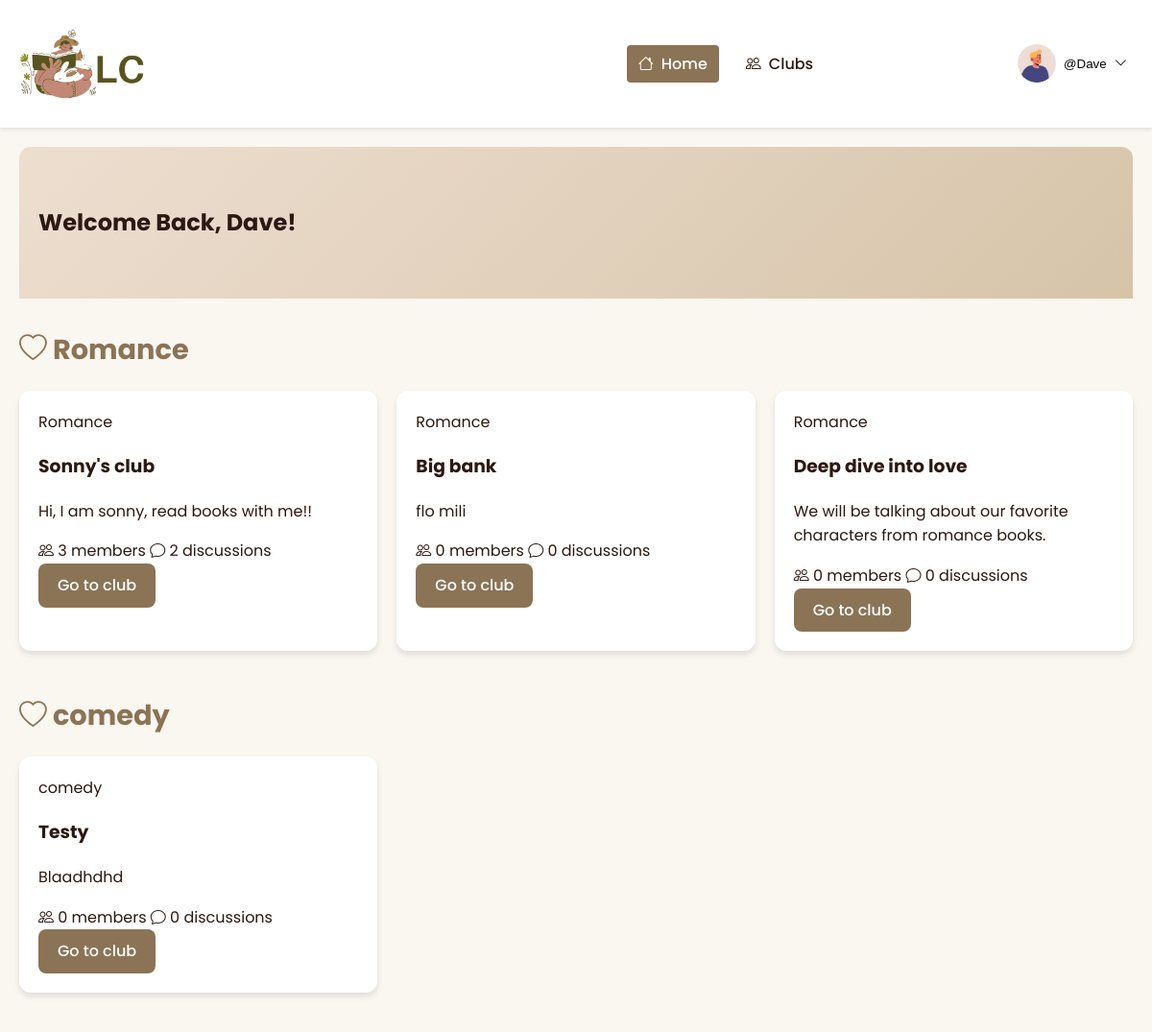
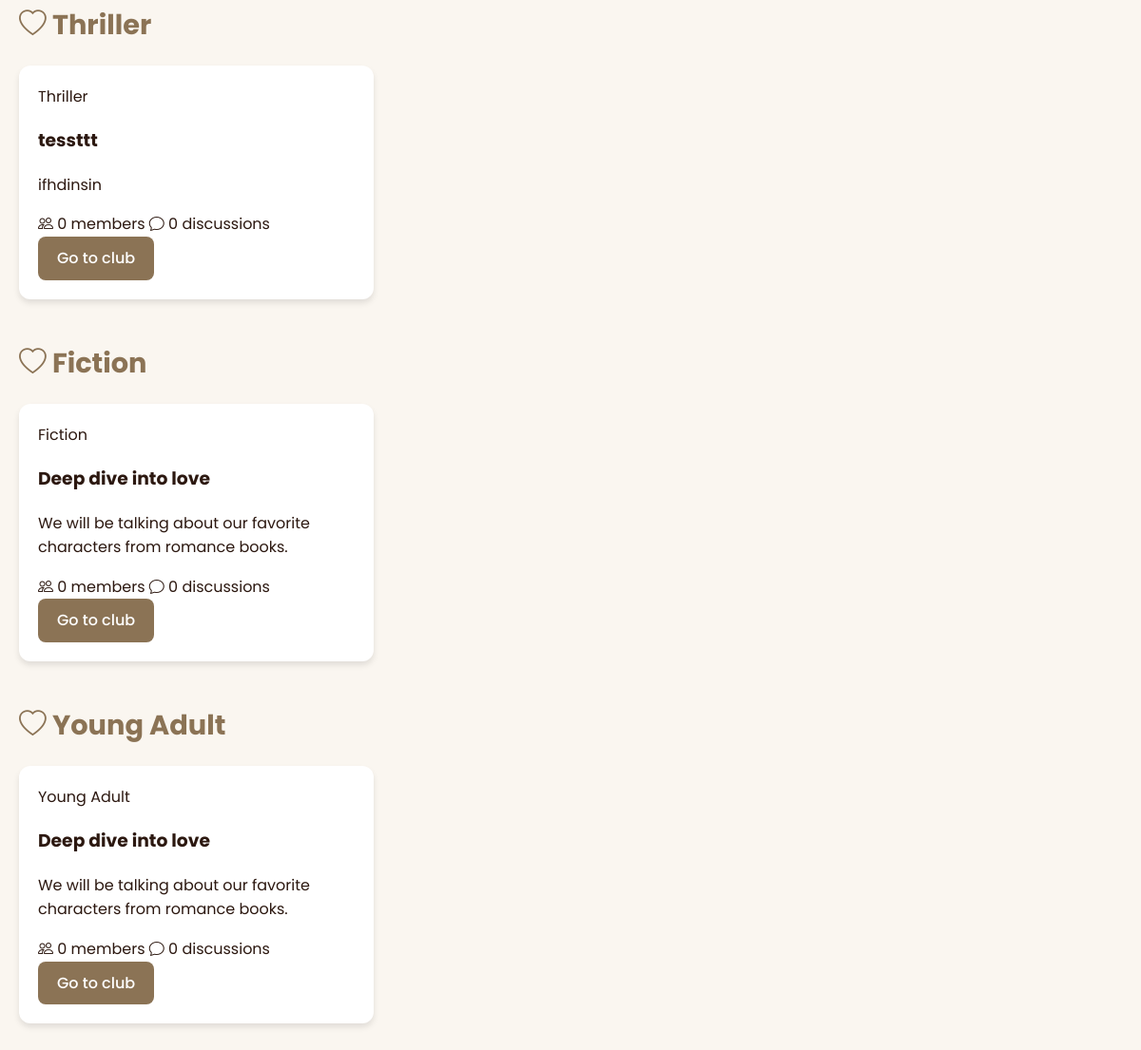
The page / (signed in) on the database its author committed (2 pictures, top to bottom).
### discussion/models.py (models this page shows, shortened)
class Profile(models.Model):
    user = models.OneToOneField(User, null=True, on_delete=models.CASCADE)
    bio = models.TextField()
    selected_themes = models.ManyToManyField(Theme)
    books_per_year = models.CharField(max_length=20, choices=[
        ('0-5', '0-5'),
        ('5-10', '5-10'),
        ('10-20', '10-20'),
        ('20+', '20+'),
    ],
    null=True,
    blank=True,
    )
    profile_pic = (models.ImageField(null=True, blank=True, upload_to="static/profile" ))
    goodreads_url = models.CharField(max_length=55, null=True, blank=True)

class User(AbstractUser):
    fname = models.CharField(max_length=200, null=True)
    lname = models.CharField(max_length=200, null=True)
    email = models.EmailField(unique=True, null=False)  # Ensures email is required
    USERNAME_FIELD = 'username'
    REQUIRED_FIELDS = []

class Theme(models.Model):
    name = models.CharField(max_length=100, unique=True)

class Club(models.Model):
    moderator = models.ForeignKey(
        User, on_delete=models.SET_NULL, null=True, blank=True, related_name="moderated_clubs"
    )
    name = models.CharField(max_length=100)
    description = models.TextField()
    members = models.ManyToManyField(User, related_name="joined_clubs", blank=True)
    created_at = models.DateTimeField(auto_now_add=True)
    theme = models.ManyToManyField(Theme, related_name="club_theme")
    recommendation = models.ManyToManyField(BookRecommendation, related_name="club_rec", blank=True)
    likes = models.ManyToManyField(User, related_name="post_likes", blank=True)
    dislikes = models.ManyToManyField(User, related_name="post_dislikes", blank=True)

### discussion/views.py (the view)
# urls.py: path('', views.home, name='home'),
def home(request):
    themes = Theme.objects.all()
    clubs_by_theme = {}
    for theme in themes:
        clubs = Club.objects.filter(theme=theme)
        if clubs.exists():  # Only include themes with at least one club
            clubs_by_theme[theme] = clubs
    return render(request, 'home.html', {'clubs_by_theme': clubs_by_theme})

### discussion/templates/home.html
{% extends 'base.html' %}
{% block content %}
<div class="container">
    <section class="theme-section">
        <div class="gradient-header">
            <h1>Welcome Back, {{ user.fname|capfirst }}!</h1>
        </div>
        {% for theme, clubs in clubs_by_theme.items %}
            {% if clubs %}
                <h2><i class="bi bi-heart"></i> {{ theme.name }}</h2>
                <div class="grid">
                    {% for club in clubs %}
                    <div class="card club-card">
                        <div class="club-card-header">
                            <span class="club-theme">{{ theme.name }}</span>
                        </div>
                        <h3>{{ club.name }}</h3>
                        <p>{{ club.description }}</p>
                        <div class="club-card-footer">
                            <div class="club-stats">
                                <span><i class="bi bi-people"></i> {{ club.members.count }} members</span>
                                <span><i class="bi bi-chat"></i> {{ club.posts.count }} discussions</span>
                            </div>
                        </div>
                        <a href="{% url 'club_detail' club.id %}" class="btn">Go to club</a>
                    </div>
                    {% endfor %}
                </div>
            {% endif %}
        {% empty %}
            <p>No clubs found under any theme.</p>
        {% endfor %}
    </section>
</div>
{% endblock %}

### templates/navbar.html (shortened to what this page needs)
<nav class="header-navbar">
    <div class="container">
        <div class="logo">
            <a href="{% url 'home' %}" class="logo">
                {% load static %}
            <img src="{% static 'discussion\logo.png' %}" alt="">
            </a>
        </div>
        <div class="navbar-menu" id="navbarMenu">
            <li><a href="{% url 'home' %}" class="active"><i class="bi bi-house"></i>Home</a></li>
            <li><a href="{% url 'club_list' %}"><i class="bi bi-people"></i>Clubs</a></li>
        </div>
        {% if user.is_authenticated %}
        <div class="user-menu">
            <button class="user-menu-toggle">
            {% with profile=user.profile %}
            {% if profile.profile_pic %}
            <img src="{{ profile.profile_pic.url }}" alt="User Avatar" class="user-avatar">
            {% else %}
            <img alt="placeholder" id="profile-image">
            {% endif %}
            {% endwith %}
                <span>@{{ user.username|capfirst }}</span>
                <i class="bi bi-chevron-down"></i>
            </button>
            {% else %}
            <div class="navbar-menu" id="navbarMenu">
                <li><a href="{% url 'register' %}"><i class="bi bi-person-plus"></i>Register</a></li>
                <li><a href="{% url 'login' %}"><i class="bi bi-box-arrow-in-right"></i>Login</a></li>
            </div>
            {% endif %}
        </div>
    </div>
</nav>

### static/discussion/css/templates.css (style rules this page uses)
:root { --primary-color: #EEDED0; --primary-dark: #D6C4A9; --secondary-color: #F7E7CE; --accent-color-1: #B6A48E; --accent-color-2: #8B7355; --accent-color-3: #C17817; --text-color: #2C1810; --text-light: #5C4033; --background-color: #FAF6F0; --white: #FFFFFF; --error-color: #E85D75; --success-color: #4CAF50; --gradient-start: #EEDED0; --gradient-end: #D6C4A9; }
body { font-family: 'Poppins', sans-serif; background-color: var(--background-color); color: var(--text-color); line-height: 1.6; margin: 0; padding: 0; }
.container { max-width: 1200px; margin: 0 auto; padding: 20px; }
.btn { display: inline-flex; align-items: center; gap: 8px; padding: 10px 20px; background-color: var(--accent-color-2); color: var(--white); text-decoration: none; border-radius: 8px; border: none; cursor: pointer; transition: all 0.3s ease; font-weight: 500; }
.card { background-color: var(--white); border-radius: 12px; box-shadow: 0 4px 6px rgba(0, 0, 0, 0.1); padding: 20px; margin-bottom: 20px; transition: transform 0.3s ease; }
.gradient-header { background: linear-gradient(135deg, var(--gradient-start), var(--gradient-end)); padding: 40px 20px; border-radius: 12px 12px 0 0; margin-bottom: 30px; }
.grid { display: grid; grid-template-columns: repeat(auto-fill, minmax(280px, 1fr)); gap: 20px; }
.theme-section { margin-bottom: 40px; }
.theme-section h2 { color: var(--accent-color-2); margin-bottom: 20px; font-size: 1.8em; }
.navbar-menu { display: flex; gap: 1rem; align-items: center; }
.navbar-menu li { list-style-type: none; }
.navbar-menu a { color: var(--text-color); text-decoration: none; font-weight: 500; padding: 0.5rem 0.75rem; border-radius: 4px; transition: all 0.3s ease; }
.navbar-menu a.active { background-color: var(--accent-color-2); color: var(--white); }
.navbar-menu i { margin-right: 0.5rem; }
.logo { display: flex; align-items: center; gap: 12px; text-decoration: none; color: var(--accent-color-2); font-weight: 700; font-size: 20px; }
.user-avatar { width: 40px; height: 40px; border-radius: 50%; object-fit: cover; }
.navbar-menu { display: flex; gap: 1rem; align-items: center; margin: 0; padding: 0; }
.navbar-menu > li { list-style-type: none; }
.header-navbar { background-color: var(--white); box-shadow: 0 2px 4px rgba(0,0,0,0.1); padding: 10px 0; position: sticky; top: 0; z-index: 1000; }
.header-navbar .container { display: flex; justify-content: space-between; align-items: center; }
.header-navbar .logo { font-size: 1.5em; font-weight: 600; color: var(--accent-color-2); text-decoration: none; }
.header-navbar .user-menu { position: relative; }
.header-navbar .user-menu-toggle { background: none; border: none; cursor: pointer; display: flex; align-items: center; gap: 8px; }
.header-navbar .user-avatar { width: 40px; height: 40px; border-radius: 50%; object-fit: cover; }

### templates/navbar.html (style rules this page uses)
.logo img { width: 30%; height: 30%; }

### rows shown on the page
Profile: profile_pic (picture)
User: username "Dave", fname "Dave"
Theme: name "Romance"
Club: name "Sonny's club", description "Hi, I am sonny, read books with me!!", members.count "3", posts.count "2"
Club: name "Big bank", description "flo mili", members.count "0", posts.count "0"
Club: name "Deep dive into love", description "We will be talking about our favorite characters from romance books.", members.count "0", posts.count "0"
Theme: name "comedy"
Club: name "Testy", description "Blaadhdhd", members.count "0", posts.count "0"
Theme: name "Thriller"
Club: name "tessttt", description "ifhdinsin", members.count "0", posts.count "0"
Theme: name "Fiction"
Theme: name "Young Adult"
